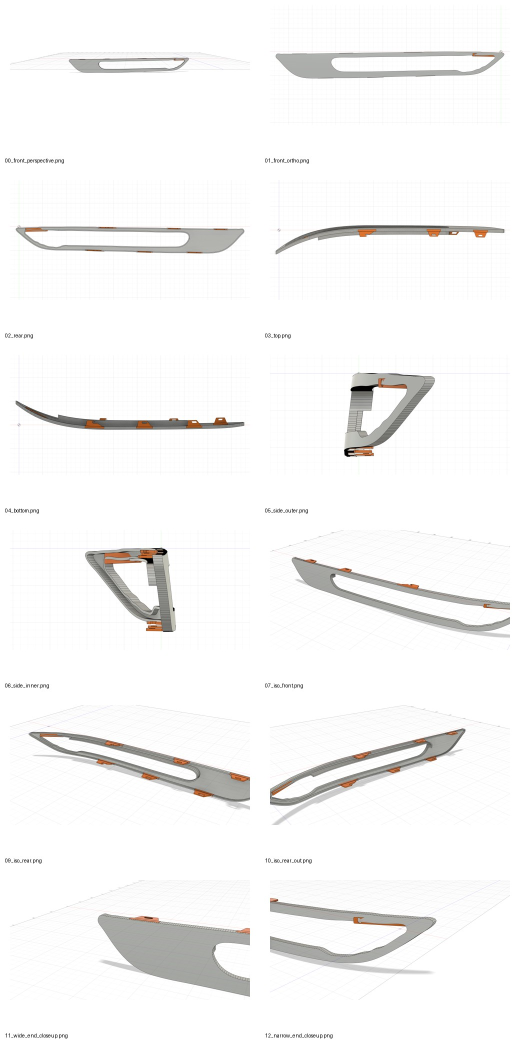
#> input picture audi-q2-81A807925A/REFERENCE_PACK_V5/01_CURRENT_CAD/CURRENT_CAD_CONTACT_SHEET.jpg, 1040 x 2100 px (shown at 1/2 size)
$ python make_alpha_edge_overlay.py ../01_CURRENT_CAD/CURRENT_CAD_CONTACT_SHEET.jpg ../01_CURRENT_CAD/00_front_perspective.png ../01_CURRENT_CAD/00_front_perspective.png
#> lines starting #> are read from the running program, lines starting #| are printed output that depends on the picture
#!/usr/bin/env python3
"""
Create a simple overlay once OEM and CAD images have already been perspective/camera matched.
Usage:
  python make_alpha_edge_overlay.py OEM.png CAD.png output_prefix
"""
import sys
from PIL import Image, ImageChops, ImageFilter, ImageOps

oem=Image.open(sys.argv[1]).convert("RGB")
#> oem is the input picture: PIL image 1040x2100 RGB; mean R, G, B 246.4, 246, 245.5
cad=Image.open(sys.argv[2]).convert("RGB").resize(oem.size)
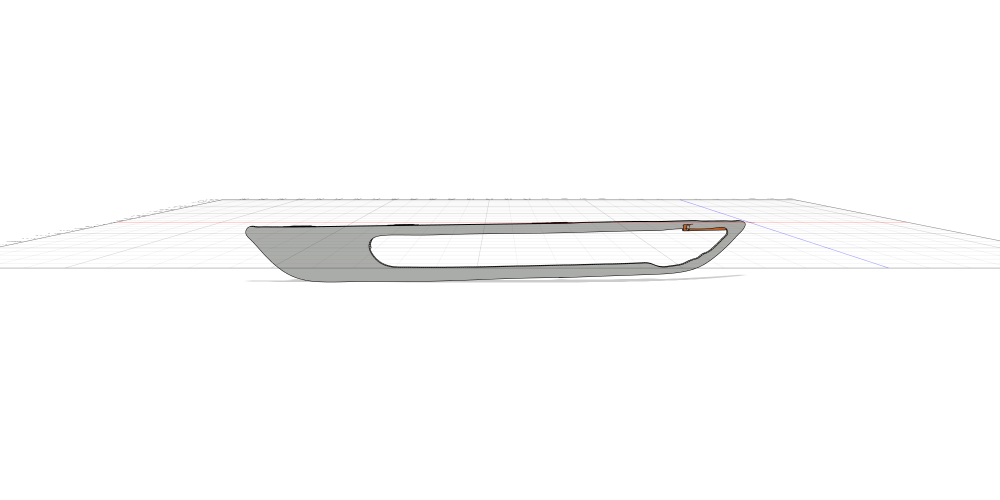
#> input picture audi-q2-81A807925A/REFERENCE_PACK_V5/01_CURRENT_CAD/00_front_perspective.png, 2000 x 1000 px (shown at 1/2 size)
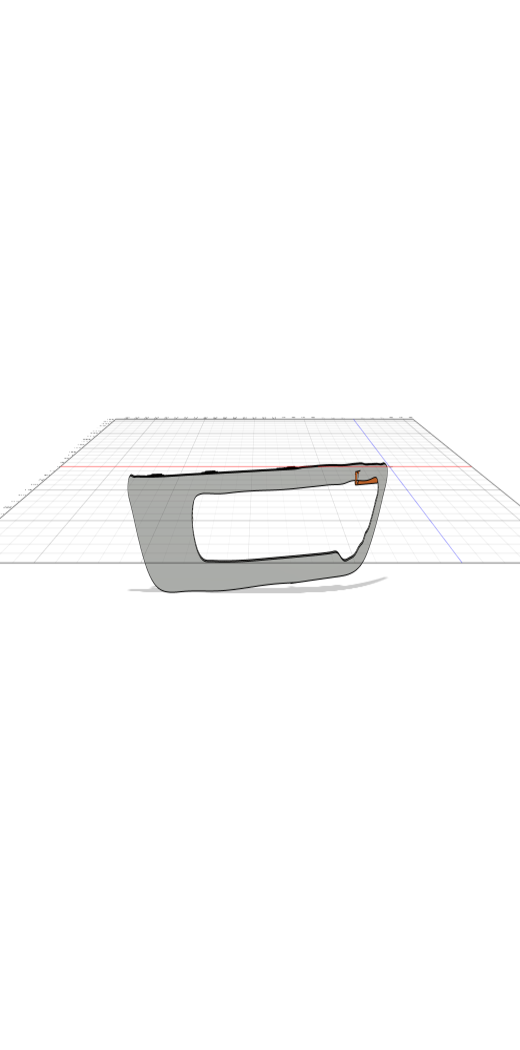
#> cad: PIL image 1040x2100 RGB (shown at 1/2 size); mean R, G, B 251.1, 251.1, 251
prefix=sys.argv[3]

Image.blend(oem,cad,0.5).save(prefix+"_alpha.png")
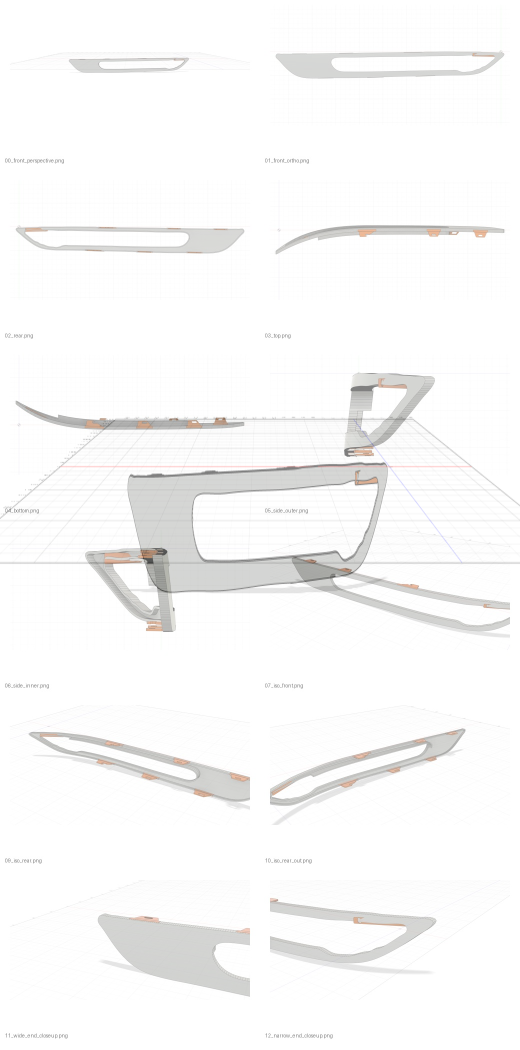
#> saved as 00_front_perspective.png_alpha.png: PIL image 1040x2100 RGB (shown at 1/2 size); mean R, G, B 248.6, 248.4, 248.1

def edges(im):
    g=ImageOps.grayscale(im)
    e=g.filter(ImageFilter.FIND_EDGES)
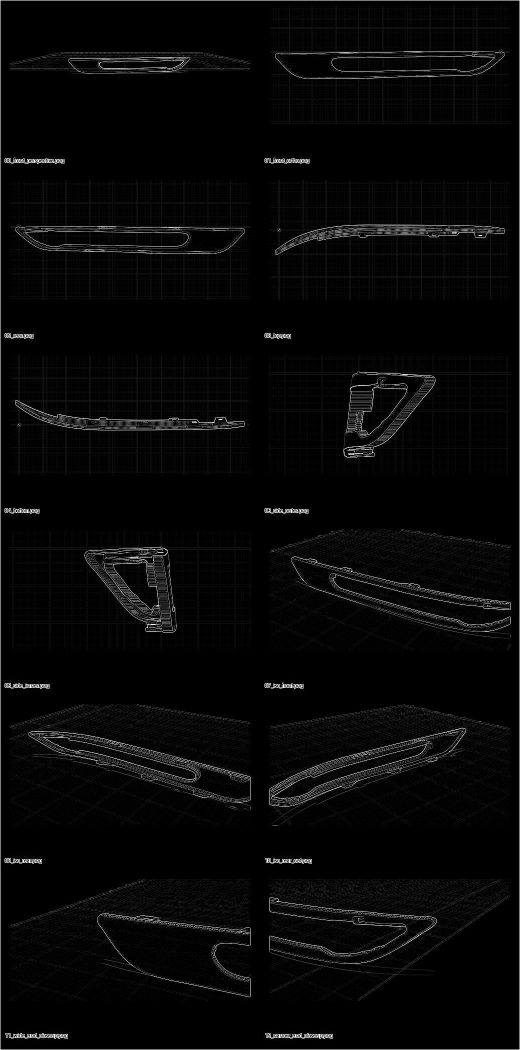
#> e: PIL image 1040x2100 L (shown at 1/2 size); min 0, max 255, mean 7.5
    e=ImageOps.autocontrast(e)
    return e

eo=edges(oem)
ec=edges(cad)
#> in edges (call 2), `e=g.filter(ImageFilter.FIND_EDGES)`:
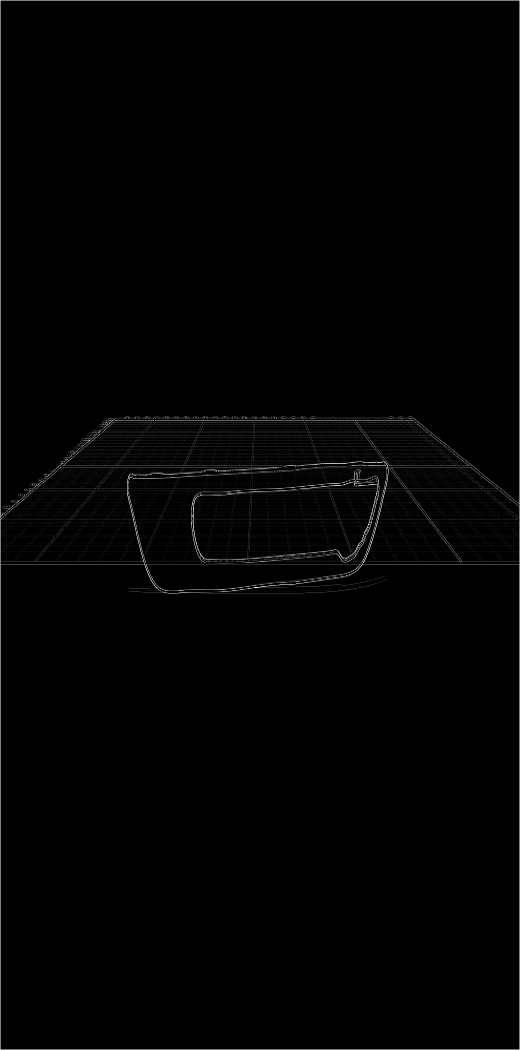
#> e: PIL image 1040x2100 L (shown at 1/2 size); min 0, max 255, mean 2.3
# red OEM, cyan CAD
r=eo
g=ec
b=ec
Image.merge("RGB",(r,g,b)).save(prefix+"_edges.png")
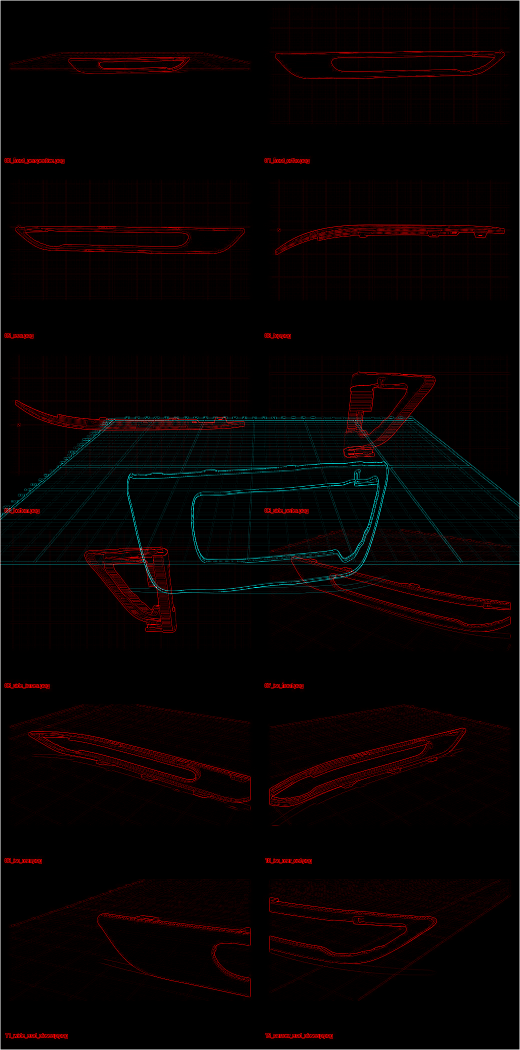
#> saved as 00_front_perspective.png_edges.png: PIL image 1040x2100 RGB (shown at 1/2 size); mean R, G, B 7.5, 2.3, 2.3
